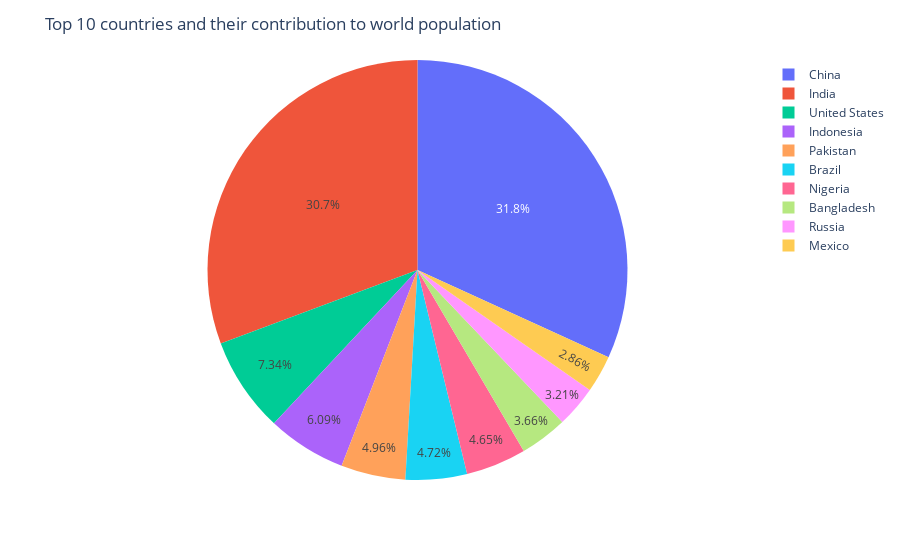

The cell this chart's notebook holds for it:
### Markdown cell above
VISUALIZAMOS CON UN PIEPLOT

### Code cell
fig = px.pie(contri, names= 'country', values= 'world_%', color= 'country')
fig.update_layout(title_text= 'Top 10 countries and their contribution to world population')
fig.show()

### Figure 1 — Plotly figure (JSON) as saved in the notebook; plotly's stock layout.template omitted (floating-point values rounded to 4 significant figures)
{"data": [{"customdata": [["China"], ["India"], ["United States"], ["Indonesia"], ["Pakistan"], ["Brazil"], ["Nigeria"], ["Bangladesh"], ["Russia"], ["Mexico"]], "domain": {"x": [0, 1], "y": [0, 1]}, "hovertemplate": "country=%{customdata[0]}<br>world_%=%{value}<extra></extra>", "labels": ["China", "India", "United States", "Indonesia", "Pakistan", "Brazil", "Nigeria", "Bangladesh", "Russia", "Mexico"], "legendgroup": "", "marker": {"colors": ["#636efa", "#EF553B", "#00cc96", "#ab63fa", "#FFA15A", "#19d3f3", "#FF6692", "#B6E880", "#FF97FF", "#FECB52"]}, "name": "", "showlegend": true, "type": "pie", "values": [18.34, 17.69, 4.23, 3.51, 2.86, 2.72, 2.68, 2.11, 1.85, 1.65]}], "layout": {"legend": {"tracegroupgap": 0}, "margin": {"t": 60}, "title": {"text": "Top 10 countries and their contribution to world population"}}}
